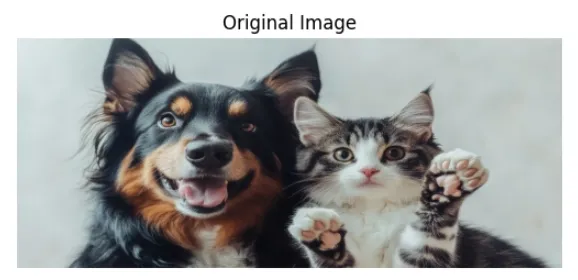
#> input picture point2/blur1.webp, 578 x 280 px
$ jupyter execute otsuthres.ipynb
#> lines starting #> are read from the running program, lines starting #| are printed output that depends on the picture; after the words box and inside, x2 and y2 are one past the last pixel; in counts of white or black regions, pixels touching at a corner belong together
[cell 1]
import cv2
import numpy as np
import matplotlib.pyplot as plt

image = cv2.imread('blur1.webp')
#> image is the input picture: shape (280, 578, 3); mean B, G, R 163.9, 165, 163.4
gray_image = cv2.cvtColor(image, cv2.COLOR_BGR2GRAY)
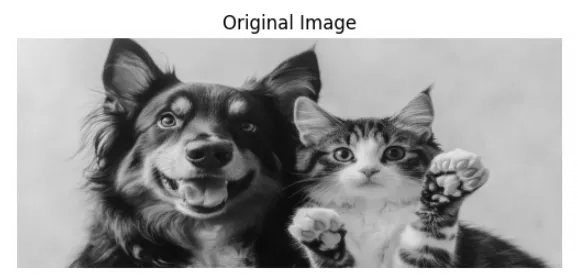
#> gray_image: shape (280, 578); min 0, max 255, mean 164.4
def show_image(img, title):
    plt.imshow(img, cmap='gray')
    plt.title(title)
    plt.axis('off')
    plt.show()
show_image(gray_image, "Original Grayscale Image")
ret, otsu_thresh = cv2.threshold(
    gray_image, 0, 255, cv2.THRESH_BINARY + cv2.THRESH_OTSU)
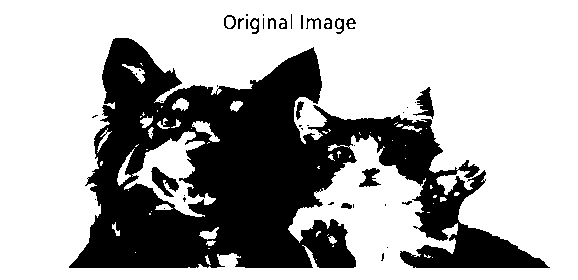
#> otsu_thresh: shape (280, 578); 67.7% white; 47 black regions (29 under 20 px), largest, box (x1, y1, x2, y2) and area: (69, 38, 550, 268) 50600, (151, 167, 179, 197) 385, (413, 87, 434, 119) 316
#> ret = 138
print("Calculated Otsu threshold value:", ret)
#| Calculated Otsu threshold value: 138.0
show_image(otsu_thresh, "Otsu’s Thresholding")
